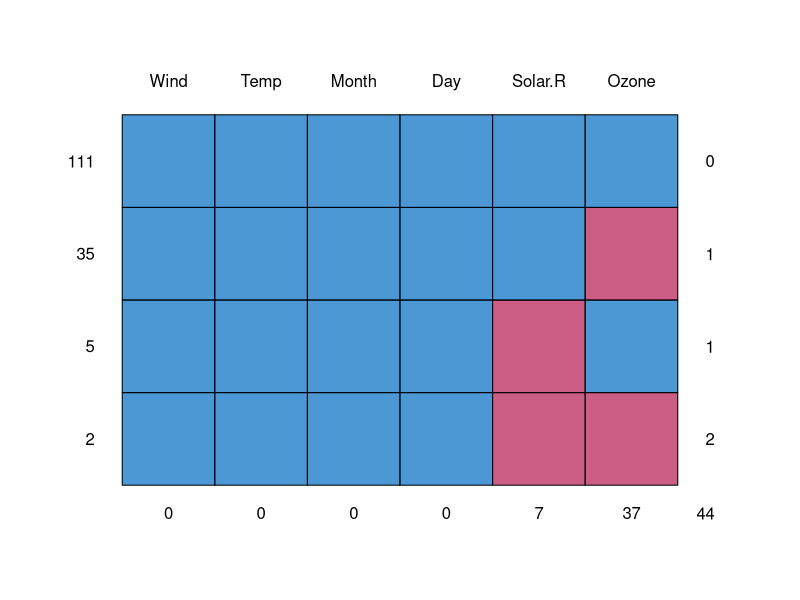
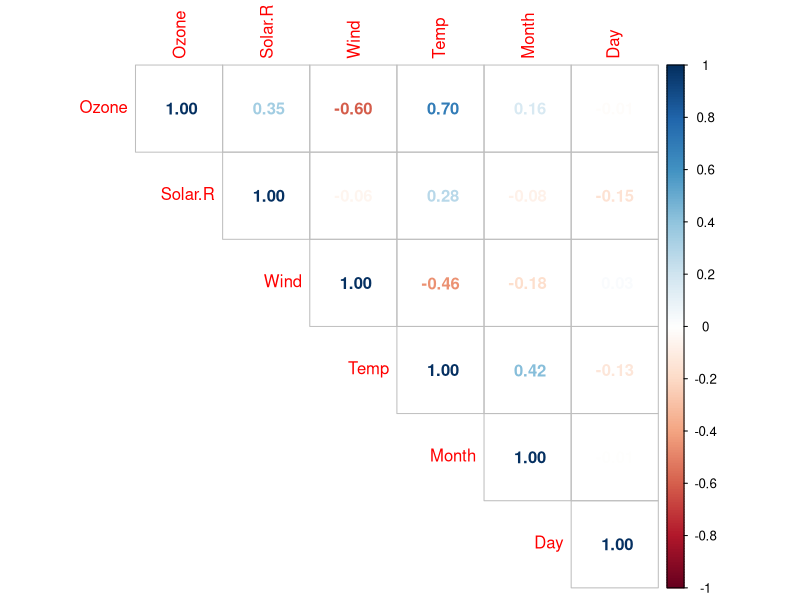

Generate these figures, in order, with R:
## ---- chunk 1
knitr::opts_chunk$set(echo = TRUE, warning = FALSE, message = FALSE)
## ---- chunk 2
library(mice)
library(corrplot)
## ---- chunk 3
summary(airquality)
## ---- chunk 4
md.pattern(airquality)
## ---- chunk 5
cor(airquality, use = "pairwise.complete.obs") |>
  corrplot(method = "number", type = "upper")
## ---- chunk 6
cor(y = airquality, x = !is.na(airquality), use = "pairwise.complete.obs") |>
  round(digits = 2)
## ---- chunk 7
var_pair <- md.pairs(airquality)
round(var_pair$mr / (var_pair$mr + var_pair$mm), digits = 3)
## ---- chunk 8
quickpred(airquality)
## ---- chunk 9
# Finalised variable selection
var_sel <- quickpred(airquality)
var_sel

# Impute
imp <- mice(airquality, m = 5, predictorMatrix = var_sel, printFlag = F)
imp
